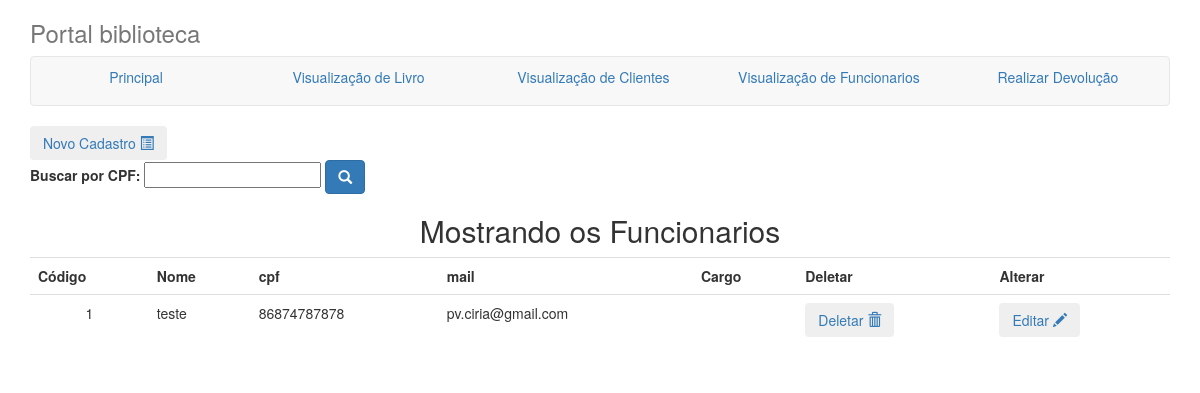
Page /visualizacao/visualizacaoFuncionario.php on the earlier database version.
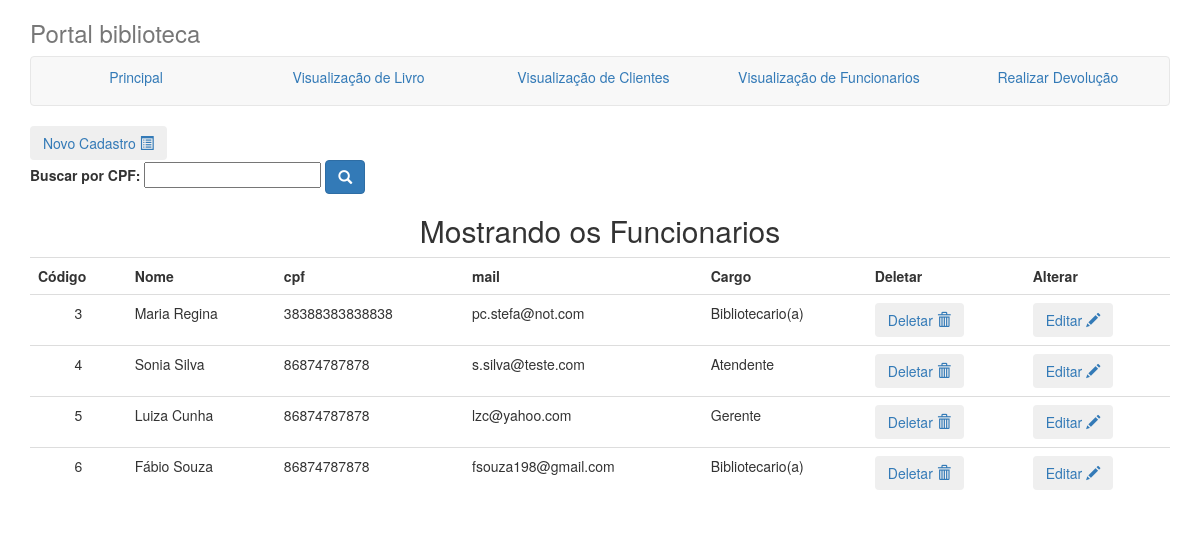
Same page on the later database version.
### tables this page shows
CREATE TABLE IF NOT EXISTS `employee` (
  `name` varchar(100) NOT NULL,
  `phone` varchar(100) NOT NULL,
  `mail` varchar(100) NOT NULL,
  `cpf` varchar(100) NOT NULL,
  `address` varchar(100) NOT NULL,
  `id_position` int(11) NOT NULL,
  `id` bigint(20) unsigned NOT NULL AUTO_INCREMENT,
  UNIQUE KEY `id` (`id`)
);

CREATE TABLE IF NOT EXISTS `position` (
  `id` bigint(20) unsigned NOT NULL AUTO_INCREMENT,
  `name` varchar(100) NOT NULL,
  UNIQUE KEY `id` (`id`)
);

### visualizacao/visualizacaoFuncionario.php (the view, shortened to what this page needs)
<!doctype html>
<html>
<head>
<link rel="stylesheet" href="../css/bootstrap.css">
</head>
<body>
<div class="container">
      <div class="masthead">
        <h3 class="text-muted">Portal biblioteca</h3>
        <nav class="navbar navbar-default">
          <ul class="nav nav-justified">
         <li class="active"><a href="../index.php">Principal</a></li>
            <li><a href="visualizacaoLivro.php">Visualização de Livro</a></li>
            <li><a href="visualizacaoCliente.php">Visualização de Clientes</a></li>
            <li><a href="visualizacaoFuncionario.php">Visualização de Funcionarios</a></li>
			<li><a href="../cadastro/devolucao.php">Realizar Devolução</a></li>
          </ul>
        </nav>
      </div>
      <div>
		<a href="../cadastro/cadastroFuncionario.php"><button type="button"  class="btn">Novo Cadastro
		<span class="glyphicon glyphicon-list-alt" aria-hidden="true"></span>
		</button></a>
<form method="GET" action="../trafegoDados/buscaFuncionario.php">
	<label for="search">Buscar por CPF:</label>
	<input type="text" id="search" name="search" maxlength="255" />
	<button type="submit" class="btn btn-primary">
	<span class="glyphicon glyphicon-search"></span>
</button>
</form>
	  <?php
		$resultado=mysql_query("Select * from employee order by id") or die ("Não é possível consultar funcionarios.");
		print("<center><h2>Mostrando os Funcionarios</h2>");
		print("<table class='display table' width='90%'>");
		print("<tr><td><b>Código</td>");
		print("<td><b>Nome</td>");
		print("<td><b>cpf</td>");
		print("<td><b>mail</td>");
		print("<td><b>Cargo</td>");
		print("<td><b>Deletar</td><td><b>Alterar</td></tr>");
			while ($linha=mysql_fetch_array($resultado))  {
   $id=$linha["id"];
   $id_cargo=$linha["id_position"];
	$resultado2=mysql_query("Select * from position where id='$id_cargo'") or die ("Erro ao buscar cargo do funcionario");
		while($linha2=mysql_fetch_array($resultado2))
		$positionName=$linha2["name"];
   $name=$linha["name"];
   $cpf=$linha["cpf"];
   $mail=$linha["mail"];
   print("<tr><td align='center'>$id</td>");
   print("<td>$name</td>");
   print("<td>$cpf</td>");
   print("<td>$mail</td>");
   print("<td>$positionName</td>");
    print("<td><a href='../trafegoDados/deletaFuncionario.php?cod=$id '><button type='button'  class='btn'>Deletar
										<span class='glyphicon glyphicon-trash' aria-hidden='true'></span> </button></a>");
	print("<td><a href='../trafegoDados/alteraFuncionario.php?cod=$id '><button type='button'  class='btn'>Editar
										<span class='glyphicon glyphicon-pencil' aria-hidden='true'></span> </button></a>");    }
   print("</table></center>");
?>
	  </div>
    </div>
</body>
</html>

Differences in the rows shown:
removed employee: id "1", name "teste", cpf "86874787878", mail "pv.ciria@gmail.com"
added employee: id "3", name "Maria Regina", cpf "38388383838838", mail "pc.stefa@not.com", id_position.name "Bibliotecario(a)"
added employee: id "4", name "Sonia Silva", cpf "86874787878", mail "s.silva@teste.com", id_position.name "Atendente"
added employee: id "5", name "Luiza Cunha", cpf "86874787878", mail "lzc@yahoo.com", id_position.name "Gerente"
added employee: id "6", name "Fábio Souza", cpf "86874787878", mail "fsouza198@gmail.com", id_position.name "Bibliotecario(a)"
